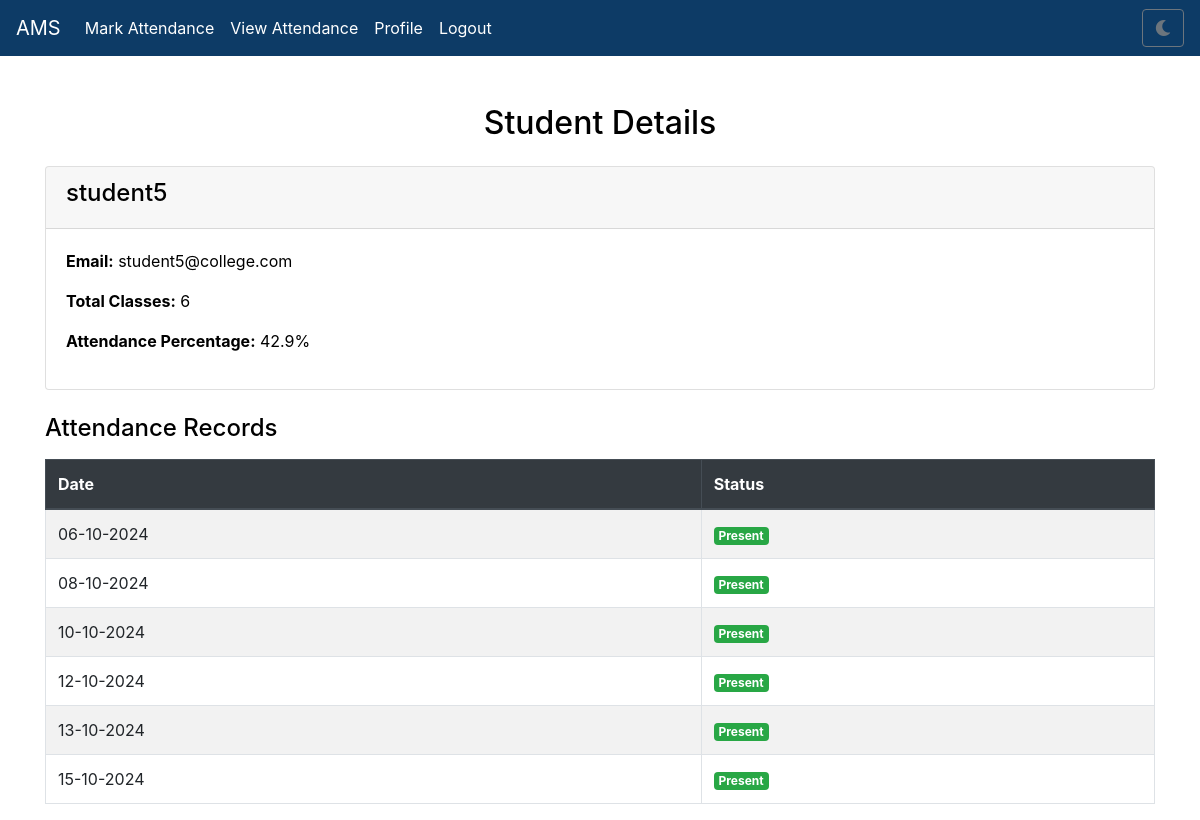
The page /student/6 (signed in) on the database its author committed.
### app.py (models this page shows)
class Student(db.Model):
    id = db.Column(db.Integer, primary_key=True)
    full_name = db.Column(db.String(100), nullable=False)
    email = db.Column(db.String(100), unique=True, nullable=False)
    attendance_records = db.relationship('Attendance', backref='student', lazy=True)

class Attendance(db.Model):
    id = db.Column(db.Integer, primary_key=True)
    student_id = db.Column(db.Integer, db.ForeignKey('student.id'), nullable=False)
    date = db.Column(db.Date, nullable=False)
    status = db.Column(db.String(10), nullable=False)  # 'Present' or 'Absent'

### app.py (the view)
@app.route('/student/<int:student_id>')
@login_required
def student_details(student_id):
    try:
        student = Student.query.get_or_404(student_id)
        attendance_records = Attendance.query.filter_by(student_id=student.id).order_by(Attendance.date).all()
        total_classes = Attendance.query.with_entities(Attendance.date).distinct().count()
        present_days = Attendance.query.filter_by(student_id=student.id, status='Present').count()
        percentage = (present_days / total_classes * 100) if total_classes > 0 else 0
        return render_template(
            'student_details.html',
            student=student,
            records=attendance_records,
            percentage=percentage,
            show_navbar=True
        )
    except Exception as e:
        logging.error(f"Error in /student/<student_id>: {e}")
        flash('An unexpected error occurred.', 'danger')
        return redirect(url_for('view_attendance'))

### app.py (called while the page is built)
@app.context_processor
def inject_csrf_token():
    return dict(csrf_token=generate_csrf())

@login_manager.user_loader
def load_user(user_id):
    return Admin.query.get(int(user_id))

### templates/student_details.html
{% extends 'base.html' %}
{% block content %}
<div class="container mt-5">
    <h2 class="text-center mb-4">Student Details</h2>
    <div class="card mb-4">
        <div class="card-header">
            <h4>{{ student.full_name }}</h4>
        </div>
        <div class="card-body">
            <p><strong>Email:</strong> {{ student.email }}</p>
            <p><strong>Total Classes:</strong> {{ records|length }}</p>
            <p><strong>Attendance Percentage:</strong> {{ "%.1f" % percentage }}%</p>
        </div>
    </div>
    <h4 class="mb-3">Attendance Records</h4>
    <table class="table table-striped table-bordered">
        <thead class="thead-dark">
            <tr>
                <th>Date</th>
                <th>Status</th>
            </tr>
        </thead>
        <tbody>
            {% for record in records %}
            <tr>
                <td>{{ record.date.strftime('%d-%m-%Y') }}</td>
                <td>
                    {% if record.status == 'Present' %}
                        <span class="badge badge-success">Present</span>
                    {% else %}
                        <span class="badge badge-danger">Absent</span>
                    {% endif %}
                </td>
            </tr>
            {% endfor %}
        </tbody>
    </table>
</div>
{% endblock %}

### static/styles.css (style rules this page uses)
body { background-color: #ffffff; color: #000000; transition: background-color 0.3s, color 0.3s; }

### rows shown on the page
Student: full_name "student5", email "student5@college.com"
Attendance: date "06-10-2024", status "Present"
Attendance: date "08-10-2024", status "Present"
Attendance: date "10-10-2024", status "Present"
Attendance: date "12-10-2024", status "Present"
Attendance: date "13-10-2024", status "Present"
Attendance: date "15-10-2024", status "Present"

### other values the page prints
{{ records|length }} "6"
{{ "%.1f" % percentage }} "42.9"
